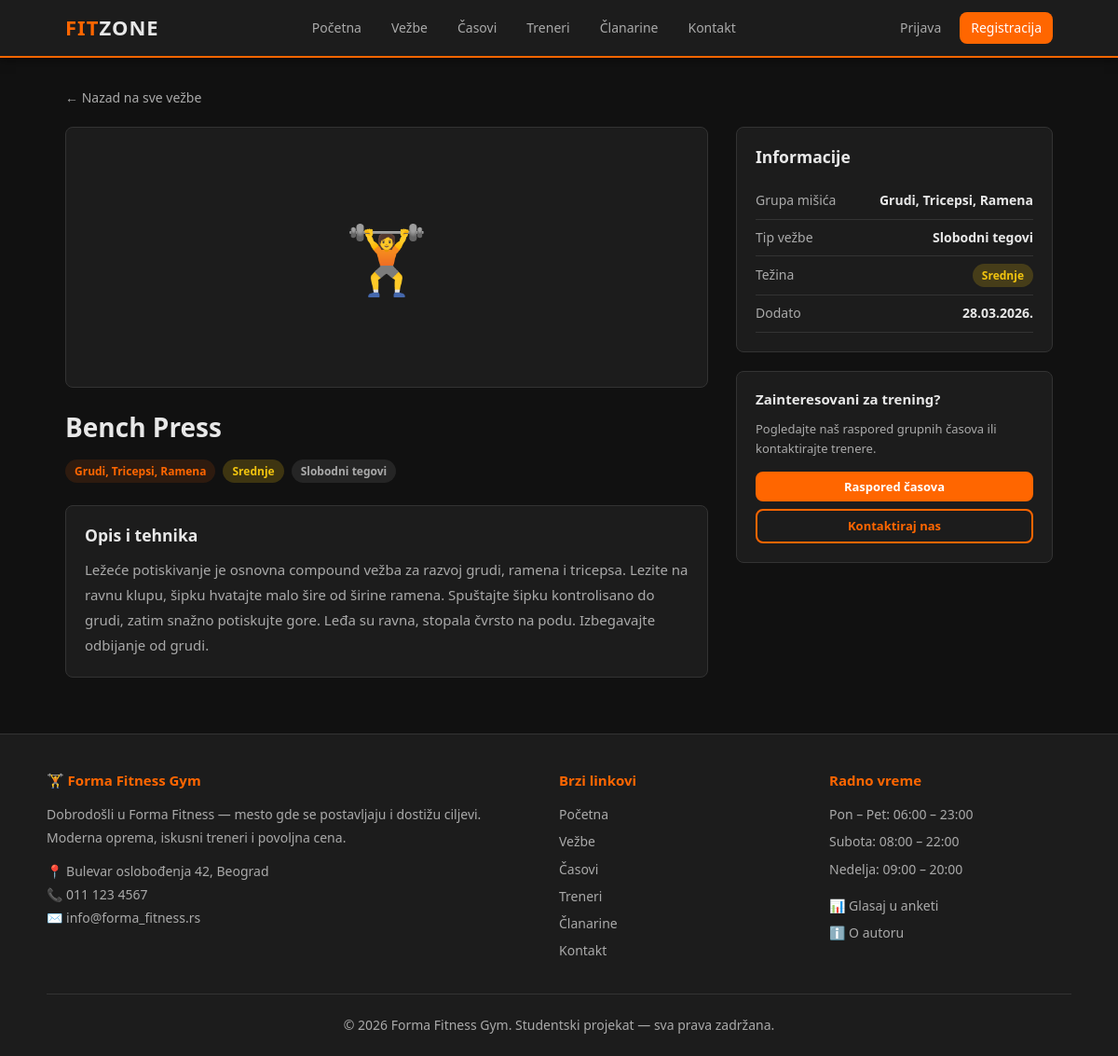
/vezba_detalj.php?id=1, run on the app's committed database.
### tables this page shows
CREATE TABLE IF NOT EXISTS meni_stavke (
    id INT AUTO_INCREMENT PRIMARY KEY,
    naziv VARCHAR(100) NOT NULL,
    url VARCHAR(255) NOT NULL,
    pozicija INT DEFAULT 0,
    aktivan TINYINT DEFAULT 1
);

CREATE TABLE IF NOT EXISTS vezbe (
    id INT AUTO_INCREMENT PRIMARY KEY,
    naziv VARCHAR(255) NOT NULL,
    opis TEXT,
    slika VARCHAR(255),
    grupa_misica VARCHAR(100),
    tip_vezbe VARCHAR(100),
    tezina ENUM('lako','srednje','tesko') DEFAULT 'srednje',
    datum_dodavanja DATETIME DEFAULT CURRENT_TIMESTAMP
);

### functions.php (called while the page is built, shortened)
<?php
function e($tekst) {
    return htmlspecialchars((string)($tekst ?? ''), ENT_QUOTES, 'UTF-8');
}
function je_li_ulogovan() {
    return isset($_SESSION['korisnik_id']) && !empty($_SESSION['korisnik_id']);
}
function formatirati_datum($datum, $format = 'd.m.Y. H:i') {
    return date($format, strtotime($datum));
}
function dobiti_meni($pdo) {
    $stmt = $pdo->query('SELECT naziv, url FROM meni_stavke WHERE aktivan = 1 ORDER BY pozicija ASC');
    return $stmt->fetchAll();
}
function tezina_labela($tezina) {
    return match($tezina) {
        'lako'   => 'Lako',
        'srednje' => 'Srednje',
        'tesko'  => 'Teško',
        default  => $tezina
    };
}
function tezina_klasa($tezina) {
    return match($tezina) {
        'lako'   => 'badge-lako',
        'srednje' => 'badge-srednje',
        'tesko'  => 'badge-tesko',
        default  => ''
    };
}

### vezba_detalj.php (the view, shortened to what this page needs)
<?php
require_once 'konekcija.php';
require_once 'functions.php';
$id = (int)($_GET['id'] ?? 0);
$stmt = $pdo->prepare('SELECT * FROM vezbe WHERE id = ?');
$stmt->execute([$id]);
$vezba = $stmt->fetch();
require_once 'includes/header.php';
?>
<div class="main-content">
    <p style="margin-bottom:20px;">
        <a href="<?= BASE_URL ?>/vezbe.php" style="color:var(--text2);font-size:14px;">← Nazad na sve vežbe</a>
    </p>
    <div style="display:grid;grid-template-columns:1fr 340px;gap:30px;align-items:start;">
        <div>
            <?php if ($vezba['slika']): ?>
                <img src="<?= BASE_URL ?>/uploads/<?= e($vezba['slika']) ?>"
                     alt="<?= e($vezba['naziv']) ?>"
                     style="width:100%;max-height:400px;object-fit:cover;border-radius:var(--radius);margin-bottom:24px;">
            <?php else: ?>
                <div style="width:100%;height:280px;background:var(--bg2);border:1px solid var(--border);border-radius:var(--radius);display:flex;align-items:center;justify-content:center;font-size:72px;margin-bottom:24px;">
                    🏋️
                </div>
            <?php endif; ?>
            <h1 style="font-size:28px;margin-bottom:16px;"><?= e($vezba['naziv']) ?></h1>
            <div style="display:flex;gap:8px;flex-wrap:wrap;margin-bottom:24px;">
                <span class="badge badge-orange"><?= e($vezba['grupa_misica']) ?></span>
                <span class="badge <?= tezina_klasa($vezba['tezina']) ?>"><?= tezina_labela($vezba['tezina']) ?></span>
                <?php if ($vezba['tip_vezbe']): ?>
                    <span class="badge" style="background:var(--bg3);color:var(--text2);"><?= e($vezba['tip_vezbe']) ?></span>
                <?php endif; ?>
            </div>
            <div class="p-box">
                <h3 style="margin-bottom:12px;">Opis i tehnika</h3>
                <p style="color:var(--text2);line-height:1.8;white-space:pre-line;"><?= e($vezba['opis']) ?></p>
            </div>
        </div>
        <div>
            <div class="p-box" style="margin-bottom:20px;">
                <h3 style="margin-bottom:16px;">Informacije</h3>
                <table style="width:100%;font-size:14px;">
                    <tr>
                        <td style="padding:8px 0;color:var(--text2);border-bottom:1px solid var(--border);">Grupa mišića</td>
                        <td style="padding:8px 0;border-bottom:1px solid var(--border);text-align:right;">
                            <strong><?= e($vezba['grupa_misica']) ?></strong>
                        </td>
                    </tr>
                    <tr>
                        <td style="padding:8px 0;color:var(--text2);border-bottom:1px solid var(--border);">Tip vežbe</td>
                        <td style="padding:8px 0;border-bottom:1px solid var(--border);text-align:right;">
                            <strong><?= e($vezba['tip_vezbe'] ?: 'N/A') ?></strong>
                        </td>
                    </tr>
                    <tr>
                        <td style="padding:8px 0;color:var(--text2);border-bottom:1px solid var(--border);">Težina</td>
                        <td style="padding:8px 0;border-bottom:1px solid var(--border);text-align:right;">
                            <span class="badge <?= tezina_klasa($vezba['tezina']) ?>"><?= tezina_labela($vezba['tezina']) ?></span>
                        </td>
                    </tr>
                    <tr>
                        <td style="padding:8px 0;color:var(--text2);">Dodato</td>
                        <td style="padding:8px 0;text-align:right;">
                            <strong><?= formatirati_datum($vezba['datum_dodavanja'], 'd.m.Y.') ?></strong>
                        </td>
                    </tr>
                </table>
            </div>
            <div class="p-box">
                <h4 style="margin-bottom:12px;">Zainteresovani za trening?</h4>
                <p style="color:var(--text2);font-size:13px;margin-bottom:14px;">Pogledajte naš raspored grupnih časova ili kontaktirajte trenere.</p>
                <a href="<?= BASE_URL ?>/casovi.php" class="btn btn-primary btn-sm" style="display:block;text-align:center;margin-bottom:8px;">Raspored časova</a>
                <a href="<?= BASE_URL ?>/kontakt.php" class="btn btn-outline btn-sm" style="display:block;text-align:center;">Kontaktiraj nas</a>
            </div>
        </div>
    </div>
</div>
<?php require_once 'includes/footer.php'; ?>

### includes/header.php (shortened to what this page needs)
<?php
$meni = dobiti_meni($pdo);
$trenutni_url = $_SERVER['REQUEST_URI'];
?>
<!DOCTYPE html>
<html lang="sr">
<head>
    <link rel="stylesheet" href="<?= BASE_URL ?>/style.css">
</head>
<body>
<nav class="navbar">
    <div class="nav-inner">
        <a href="<?= BASE_URL ?>/index.php" class="nav-logo">FIT<span>ZONE</span></a>
        <div class="nav-links" id="nav-links">
            <?php foreach ($meni as $stavka): ?>
                <a href="<?= e($stavka['url']) ?>"
                   class="<?= str_contains($trenutni_url, basename($stavka['url'])) ? 'active' : '' ?>">
                    <?= e($stavka['naziv']) ?>
                </a>
            <?php endforeach; ?>
        </div>
        <div class="nav-right">
            <?php if (je_li_ulogovan()): ?>
                <a href="<?= BASE_URL ?>/profil.php">
                    👤 <?= e($_SESSION['korisnik_ime'] ?? 'Profil') ?>
                </a>
                <?php if (je_li_admin()): ?>
                    <a href="<?= BASE_URL ?>/admin/">Admin</a>
                <?php endif; ?>
                <a href="<?= BASE_URL ?>/logout.php">Odjava</a>
            <?php else: ?>
                <a href="<?= BASE_URL ?>/login.php">Prijava</a>
                <a href="<?= BASE_URL ?>/registracija.php" class="btn-nav">Registracija</a>
            <?php endif; ?>
        </div>
    </div>
</nav>

### includes/footer.php (shortened to what this page needs)
<footer class="footer">
    <div class="footer-inner">
        <div>
            <h4>🏋️ Forma Fitness Gym</h4>
            <p>Dobrodošli u Forma Fitness — mesto gde se postavljaju i dostižu ciljevi.
               Moderna oprema, iskusni treneri i povoljna cena.</p>
            <p style="margin-top:10px;">
                📍 Bulevar oslobođenja 42, Beograd<br>
                📞 011 123 4567<br>
                ✉️ info@forma_fitness.rs
            </p>
        </div>
        <div>
            <h4>Brzi linkovi</h4>
            <ul>
                <?php
                global $meni;
                if (!empty($meni)):
                    foreach ($meni as $stavka): ?>
                        <li><a href="<?= e($stavka['url']) ?>"><?= e($stavka['naziv']) ?></a></li>
                    <?php endforeach;
                endif; ?>
            </ul>
        </div>
        <div>
            <h4>Radno vreme</h4>
            <ul>
                <li>Pon – Pet: 06:00 – 23:00</li>
                <li>Subota: 08:00 – 22:00</li>
                <li>Nedelja: 09:00 – 20:00</li>
            </ul>
            <p style="margin-top:14px;">
                <a href="<?= BASE_URL ?>/anketa.php">📊 Glasaj u anketi</a><br>
                <a href="<?= BASE_URL ?>/o_autoru.php" style="margin-top:4px;display:inline-block;">ℹ️ O autoru</a>
            </p>
        </div>
    </div>
    <div class="footer-bottom">
        <p>&copy; <?= date('Y') ?> Forma Fitness Gym. Studentski projekat — sva prava zadržana.</p>
    </div>
</footer>
</body>
</html>

### style.css (style rules this page uses)
:root { --bg: #111111; --bg2: #1c1c1c; --bg3: #252525; --bg4: #2f2f2f; --orange: #ff6600; --orange-dark: #cc5200; --orange-pale: rgba(255, 102, 0, 0.12); --text: #e8e8e8; --text2: #aaaaaa; --text3: #666666; --border: #333333; --radius: 8px; --shadow: 0 4px 16px rgba(0,0,0,0.4); }
*, *::before, *::after { box-sizing: border-box; margin: 0; padding: 0; }
html { scroll-behavior: smooth; }
body { font-family: 'Segoe UI', Tahoma, Geneva, Verdana, sans-serif; background-color: var(--bg); color: var(--text); line-height: 1.6; font-size: 15px; }
a { color: var(--orange); text-decoration: none; }
ul { list-style: none; }
h1, h2, h3, h4 { color: var(--text); font-weight: 600; line-height: 1.3; }
.navbar { background: var(--bg2); border-bottom: 2px solid var(--orange); position: sticky; top: 0; z-index: 100; box-shadow: 0 2px 10px rgba(0,0,0,0.5); }
.nav-inner { max-width: 1100px; margin: 0 auto; display: flex; align-items: center; justify-content: space-between; padding: 0 20px; height: 60px; }
.nav-logo { font-size: 22px; font-weight: 800; color: var(--orange) !important; text-decoration: none !important; letter-spacing: 1px; }
.nav-logo span { color: var(--text); }
.nav-links { display: flex; align-items: center; gap: 4px; }
.nav-links a { color: var(--text2); padding: 8px 14px; border-radius: var(--radius); font-size: 14px; font-weight: 500; transition: background 0.2s, color 0.2s; }
.nav-right { display: flex; align-items: center; gap: 8px; }
.nav-right a { color: var(--text2); font-size: 14px; padding: 6px 12px; border-radius: var(--radius); transition: background 0.2s, color 0.2s; }
.nav-right .btn-nav { background: var(--orange); color: #fff !important; }
.main-content { max-width: 1100px; margin: 0 auto; padding: 30px 20px 60px; }
.btn { display: inline-block; padding: 10px 24px; border-radius: var(--radius); font-size: 14px; font-weight: 600; cursor: pointer; transition: background 0.2s, transform 0.1s; border: none; text-align: center; }
.btn-primary { background: var(--orange); color: #fff !important; }
.btn-outline { background: transparent; color: var(--orange) !important; border: 2px solid var(--orange); }
.btn-sm { padding: 6px 14px; font-size: 13px; }
.badge { display: inline-block; padding: 3px 10px; border-radius: 20px; font-size: 12px; font-weight: 600; }
.badge-srednje { background: rgba(241, 196, 15, 0.2); color: #f1c40f; }
.badge-orange { background: var(--orange-pale); color: var(--orange); }
table { width: 100%; border-collapse: collapse; font-size: 14px; }
th, td { padding: 12px 14px; text-align: left; border-bottom: 1px solid var(--border); }
td { color: var(--text); }
.footer { background: var(--bg2); border-top: 1px solid var(--border); padding: 40px 20px 20px; margin-top: auto; }
.footer-inner { max-width: 1100px; margin: 0 auto; display: grid; grid-template-columns: 2fr 1fr 1fr; gap: 30px; margin-bottom: 30px; }
.footer h4 { color: var(--orange); margin-bottom: 14px; font-size: 15px; }
.footer p, .footer li { color: var(--text2); font-size: 14px; line-height: 1.8; }
.footer a { color: var(--text2); font-size: 14px; }
.footer li { margin-bottom: 4px; }
.footer-bottom { max-width: 1100px; margin: 0 auto; text-align: center; padding-top: 20px; border-top: 1px solid var(--border); color: var(--text3); font-size: 13px; }
.p-box { background: var(--bg2); border: 1px solid var(--border); border-radius: var(--radius); padding: 20px; }

### data on the page
meni_stavke: naziv "Početna"
meni_stavke: naziv "Vežbe"
meni_stavke: naziv "Časovi"
meni_stavke: naziv "Treneri"
meni_stavke: naziv "Članarine"
meni_stavke: naziv "Kontakt"
vezbe: naziv "Bench Press", grupa_misica "Grudi, Tricepsi, Ramena", tezina "Srednje", tip_vezbe "Slobodni tegovi", opis "Ležeće potiskivanje je osnovna compound vežba za razvoj grudi, ramena i tricepsa. Lezite na ravnu klupu, šipku hvatajte malo šire od širine ramena. Spuštajte šipku kontrolisano do grudi, zatim snažno potiskujte gore. Leđa su ravna, stopala čvrsto na podu. Izbegavajte odbijanje od grudi.", datum_dodavanja "28.03.2026."
